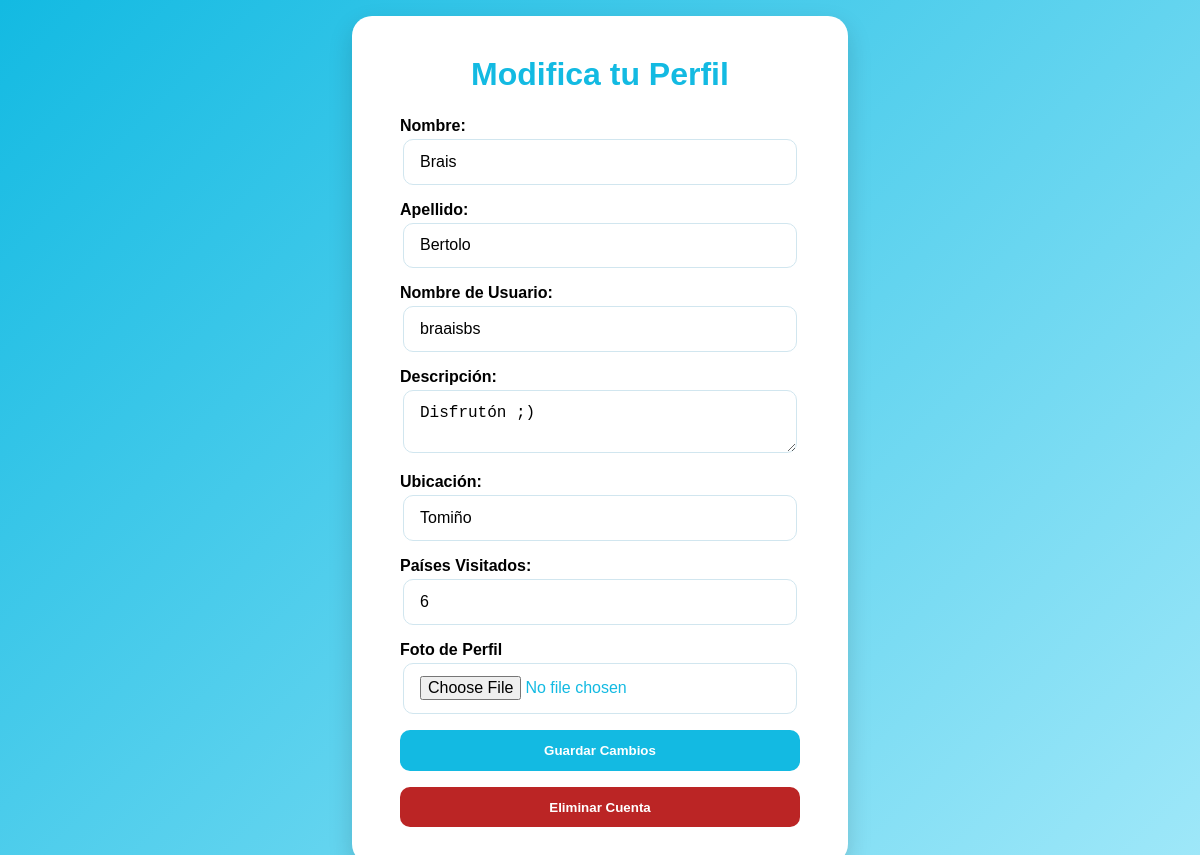
/modificar-perfil.php (signed in), run on the app's committed database.
### tables this page shows
CREATE TABLE `usuario` (
  `id_usuario` int(11) NOT NULL,
  `nombre_usuario` varchar(100) NOT NULL,
  `nombre` varchar(100) NOT NULL,
  `apellido1` varchar(100) NOT NULL,
  `correo` varchar(150) NOT NULL,
  `contrasena` varchar(255) NOT NULL,
  `rol` enum('administrador','explorador','normal') NOT NULL DEFAULT 'normal',
  `foto_perfil` varchar(500) DEFAULT 'imagenes/NoUser.png',
  `descripcion` text DEFAULT NULL,
  `ubicacion` varchar(200) DEFAULT NULL,
  `paises_visitados` int(11) DEFAULT 0,
  `num_publicaciones` int(11) DEFAULT 0,
  `fecha_registro` timestamp NOT NULL DEFAULT current_timestamp()
);

### modificar-perfil.php (the view, shortened to what this page needs)
<?php
$servidor = "localhost";
$usuario_bd = "root";
$password_bd = "";
$nombre_bd = "portal_viajes";
$id_usuario = $_SESSION['usuario_id'];
try {
    $pdo = new PDO(
        "mysql:host=$servidor;dbname=$nombre_bd;charset=utf8mb4",
        $usuario_bd,
        $password_bd,
        [PDO::ATTR_ERRMODE => PDO::ERRMODE_EXCEPTION]
    );
    $stmt = $pdo->prepare("
        SELECT nombre, apellido1, nombre_usuario, descripcion, ubicacion, paises_visitados, foto_perfil, rol
        FROM usuario
        WHERE id_usuario = ?
    ");
    $stmt->execute([$id_usuario]);
    $usuario = $stmt->fetch(PDO::FETCH_ASSOC);
} catch (Exception $e) {
    die("Error en la operación: " . $e->getMessage());
}
?>
<!DOCTYPE html>
<html lang="es">
<head>
<link rel="stylesheet" href="estilo.css" />
</head>
<body>
<div class="fondo-modperfil">
    <div class="contenedor-modperfil">
        <div class="modperfil-caja">
            <h1 class="titulo-modperfil">Modifica tu Perfil</h1>
            <form method="POST" enctype="multipart/form-data" class="formulario-modperfil">
                <label for="nombre-completo">Nombre:</label>
                <input type="text" id="nombre-completo" name="nombre-completo"
                       value="<?= htmlspecialchars($usuario['nombre']) ?>"
                       placeholder="Brais" required />
                <label for="apellido1">Apellido:</label>
                <input type="text" id="apellido1" name="apellido1"
                       value="<?= htmlspecialchars($usuario['apellido1']) ?>"
                       placeholder="Bértolo" required />
                <label for="nombre-usuario">Nombre de Usuario:</label>
                <input type="text" id="nombre-usuario" name="nombre-usuario"
                       value="<?= htmlspecialchars($usuario['nombre_usuario']) ?>"
                       placeholder="braais.bs" required />
                <label for="descripcion">Descripción:</label>
                <textarea id="descripcion" name="descripcion"
                          placeholder="Disfrutón ;)"><?= htmlspecialchars($usuario['descripcion']) ?></textarea>
                <label for="ubicacion">Ubicación:</label>
                <input type="text" id="ubicacion" name="ubicacion"
                       value="<?= htmlspecialchars($usuario['ubicacion']) ?>"
                       placeholder="Vigo" />
                <label for="paises-visitados">Países Visitados:</label>
                <input type="number" id="paises-visitados" name="paises-visitados"
                       value="<?= htmlspecialchars($usuario['paises_visitados']) ?>"
                       min="0" placeholder="4" />
                <label for="fotoperfil">Foto de Perfil</label>
                <input type="file" id="fotoperfil" name="fotoperfil" accept="image/*">
                <button type="submit" name="accion" value="guardar"
                        class="botonmodificar botonmod-guardar">Guardar Cambios</button>
                <button type="submit" name="accion" value="eliminar"
                        class="botonmodificar botonmod-eliminar"
                        onclick="return confirm('¿Seguro que deseas eliminar tu cuenta?');">Eliminar Cuenta</button>
            </form>
        </div>
    </div>
</div>
</body>
</html>

### estilo.css (style rules this page uses)
:root { --color-azul: #13bae2; --color-fondo-general: #f4fbfd; --color-letra-negra: #000000; --color-letra-gris: #666666; }
html, body { max-width: 100vw; overflow-x: hidden; }
h1, h2, h3, h4, h5, h6 { font-family: 'Montserrat', Arial, sans-serif; margin: 0; color: var(--color-letra-negra); }
body { margin: 0; font-family: Arial, sans-serif; background: var(--color-fondo-general); color: var(--color-azul); }
.fondo-modperfil { background: linear-gradient(135deg, var(--color-azul, #007ACC) 0%, #a0e8f9 100%); font-family: 'Montserrat', Arial, sans-serif; display: flex; justify-content: center; align-items: center; }
.contenedor-modperfil { display: flex; justify-content: center; align-items: center; }
.modperfil-caja { background: white; border-radius: 20px; box-shadow: 0 10px 25px rgba(0,0,0,0.15); padding: 2.5rem 3rem; width: 90%; max-width: 400px; text-align: center; align-items: center; margin: 1rem 0; }
.titulo-modperfil { color: var(--color-azul, #007ACC); font-size: 2rem; font-weight: 700; margin-bottom: 1.5rem; }
.formulario-modperfil label { display: block; text-align: left; margin-bottom: 0.25rem; font-weight: 600; color: var(--color-letra-negra); }
.formulario-modperfil input, .formulario-modperfil textarea { width: 90%; padding: 0.8rem 1rem; border: 1px solid #d1e6ef; border-radius: 10px; margin-bottom: 1rem; font-size: 1rem; outline: none; resize: vertical; }
.botonmodificar { border: none; border-radius: 10px; padding: 0.8rem 1rem; width: 100%; font-weight: bold; cursor: pointer; transition: background 0.3s; }
.botonmod-guardar { background: var(--color-azul, #007ACC); color: white; }
.botonmod-eliminar { background: #bb2525; color: #fff; margin-top: 1rem; margin-bottom: -0.2rem; }

### data on the page
usuario: nombre-completo "Brais", apellido1 "Bertolo", nombre-usuario "braaisbs", descripcion "Disfrutón ;)", ubicacion "Tomiño", paises-visitados "6"
